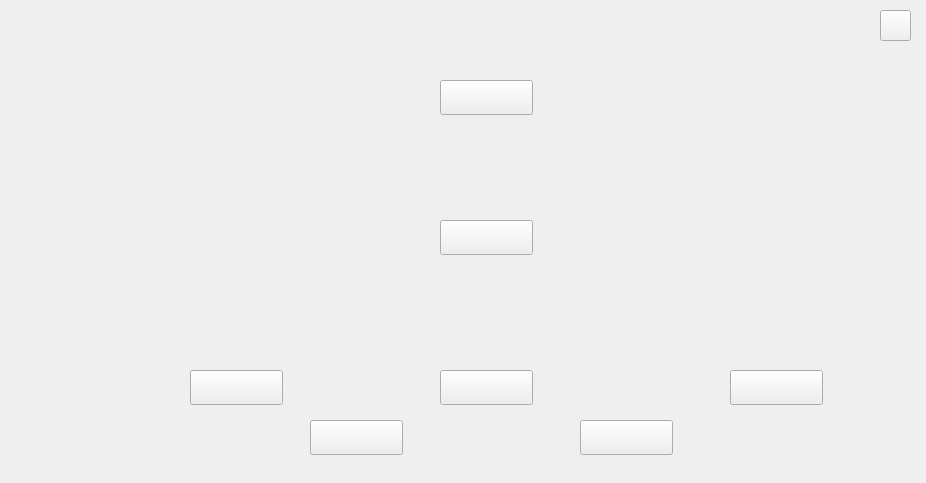
<?xml version="1.0" encoding="UTF-8"?>
<ui version="4.0">
 <class>policy</class>
 <widget class="QWidget" name="policy">
  <property name="geometry">
   <rect>
    <x>0</x>
    <y>0</y>
    <width>926</width>
    <height>483</height>
   </rect>
  </property>
  <property name="windowTitle">
   <string>Form</string>
  </property>
  <property name="styleSheet">
   <string notr="true">#back_image{
	border-image: url(:/new/pics/resouce/policy.png);
}
#cover1{
	border-image: url(:/new/pics/resouce/policis/cover/keyancover.png);
}
#cover2{
	border-image: url(:/new/pics/resouce/policis/cover/liudiaocover.png);
}
#cover3{
	border-image: url(:/new/pics/resouce/policis/cover/shipincover.png);
}
#cover4{
	border-image: url(:/new/pics/resouce/policis/cover/wangkecover.png);
}
#cover5{
	border-image: url(:/new/pics/resouce/policis/cover/yuluncover.png);
}
#keyan{
	border-image: url(:/new/pics/resouce/policis/keyanzhuanxiang.png);
}
#wangke{
	border-image: url(:/new/pics/resouce/policis/kaishiwangke.png);
}
#shipin{
	border-image: url(:/new/pics/resouce/policis/shipinhuiyi.png);
}
#liudiao{
	border-image: url(:/new/pics/resouce/policis/kaishiliudiao.png);
}
#guankong{
	border-image: url(:/new/pics/resouce/policis/guankongyulun.png);
}
#pf{
	border-image: url(:/new/pics/resouce/policis/pfzhi.png);
}
#hesuan{
	border-image: url(:/new/pics/resouce/policis/quanyuanhesuan.png);
}
#kaixue{
	border-image: url(:/new/pics/resouce/policis/tuichikaixue.png);
}
#canguan{
	border-image: url(:/new/pics/resouce/policis/zantingcanguan.png);
}</string>
  </property>
  <widget class="QLabel" name="cover3">
   <property name="geometry">
    <rect>
     <x>370</x>
     <y>180</y>
     <width>231</width>
     <height>101</height>
    </rect>
   </property>
   <property name="text">
    <string/>
   </property>
  </widget>
  <widget class="QLabel" name="cover4">
   <property name="geometry">
    <rect>
     <x>340</x>
     <y>60</y>
     <width>291</width>
     <height>81</height>
    </rect>
   </property>
   <property name="text">
    <string/>
   </property>
  </widget>
  <widget class="QPushButton" name="keyan">
   <property name="geometry">
    <rect>
     <x>190</x>
     <y>370</y>
     <width>93</width>
     <height>35</height>
    </rect>
   </property>
   <property name="styleSheet">
    <string notr="true">#keyan{
	border-image: url(:/new/pics/resouce/policis/keyanzhuanxiang.png);
}
#keyan:hover{
	border-image: url(:/new/pics/resouce/policis/keyanzhuanxiang_.png);
}</string>
   </property>
   <property name="text">
    <string/>
   </property>
  </widget>
  <widget class="QPushButton" name="shipin">
   <property name="geometry">
    <rect>
     <x>440</x>
     <y>370</y>
     <width>93</width>
     <height>35</height>
    </rect>
   </property>
   <property name="styleSheet">
    <string notr="true">#shipin{
	border-image: url(:/new/pics/resouce/policis/shipinhuiyi.png);
}
#shipin:hover{
	border-image: url(:/new/pics/resouce/policis/shipinhuiyi_.png);
}</string>
   </property>
   <property name="text">
    <string/>
   </property>
  </widget>
  <widget class="QPushButton" name="wangke">
   <property name="geometry">
    <rect>
     <x>440</x>
     <y>220</y>
     <width>93</width>
     <height>35</height>
    </rect>
   </property>
   <property name="styleSheet">
    <string notr="true">#wangke{
	border-image: url(:/new/pics/resouce/policis/kaishiwangke.png);
}
#wangke:hover{
	border-image: url(:/new/pics/resouce/policis/kaishiwangke_.png);
}</string>
   </property>
   <property name="text">
    <string/>
   </property>
  </widget>
  <widget class="QPushButton" name="pf">
   <property name="geometry">
    <rect>
     <x>440</x>
     <y>80</y>
     <width>93</width>
     <height>35</height>
    </rect>
   </property>
   <property name="styleSheet">
    <string notr="true">#pf{
	border-image: url(:/new/pics/resouce/policis/pfzhi.png);
}
#pf:hover{
	border-image: url(:/new/pics/resouce/policis/pfzhi_.png);
}</string>
   </property>
   <property name="text">
    <string/>
   </property>
  </widget>
  <widget class="QPushButton" name="hesuan">
   <property name="geometry">
    <rect>
     <x>310</x>
     <y>420</y>
     <width>93</width>
     <height>35</height>
    </rect>
   </property>
   <property name="styleSheet">
    <string notr="true">#hesuan{
	border-image: url(:/new/pics/resouce/policis/quanyuanhesuan.png);
}
#hesuan:hover{
	border-image: url(:/new/pics/resouce/policis/quanyuanhesuan_.png);
}</string>
   </property>
   <property name="text">
    <string/>
   </property>
  </widget>
  <widget class="QPushButton" name="canguan">
   <property name="geometry">
    <rect>
     <x>730</x>
     <y>370</y>
     <width>93</width>
     <height>35</height>
    </rect>
   </property>
   <property name="styleSheet">
    <string notr="true">#canguan{
	border-image: url(:/new/pics/resouce/policis/zantingcanguan.png);
}
#canguan:hover{
	border-image: url(:/new/pics/resouce/policis/zantingcanguan_.png);
}</string>
   </property>
   <property name="text">
    <string/>
   </property>
  </widget>
  <widget class="QPushButton" name="kaixue">
   <property name="geometry">
    <rect>
     <x>580</x>
     <y>420</y>
     <width>93</width>
     <height>35</height>
    </rect>
   </property>
   <property name="styleSheet">
    <string notr="true">#kaixue{
	border-image: url(:/new/pics/resouce/policis/tuichikaixue.png);
}
#kaixue:hover{
	border-image: url(:/new/pics/resouce/policis/tuichilaixue_.png);
}</string>
   </property>
   <property name="text">
    <string/>
   </property>
  </widget>
  <widget class="QLabel" name="back_image">
   <property name="geometry">
    <rect>
     <x>0</x>
     <y>0</y>
     <width>926</width>
     <height>483</height>
    </rect>
   </property>
   <property name="text">
    <string/>
   </property>
  </widget>
  <widget class="QPushButton" name="exit">
   <property name="geometry">
    <rect>
     <x>880</x>
     <y>10</y>
     <width>31</width>
     <height>31</height>
    </rect>
   </property>
   <property name="styleSheet">
    <string notr="true">#exit{
	border-image: url(:/new/pics/resouce/exit_.png);
}
#exit:hover{
	border-image: url(:/new/pics/resouce/exit__click.png);
}</string>
   </property>
   <property name="text">
    <string/>
   </property>
  </widget>
  <zorder>back_image</zorder>
  <zorder>pf</zorder>
  <zorder>wangke</zorder>
  <zorder>cover3</zorder>
  <zorder>cover4</zorder>
  <zorder>keyan</zorder>
  <zorder>shipin</zorder>
  <zorder>hesuan</zorder>
  <zorder>canguan</zorder>
  <zorder>kaixue</zorder>
  <zorder>exit</zorder>
 </widget>
 <resources/>
 <connections/>
</ui>
